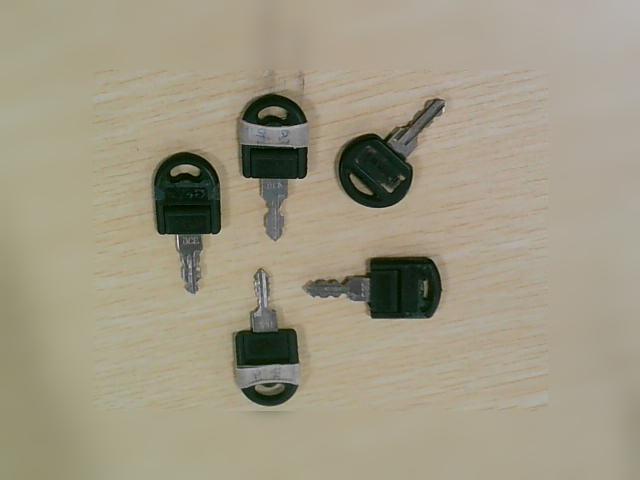
#> input picture Opencv project training/23 Intelligent Count with form information/photodata/image005.png, 640 x 480 px
$ python Picdetect.py
#> lines starting #> are read from the running program, lines starting #| are printed output that depends on the picture; after the words box and inside, x2 and y2 are one past the last pixel; in counts of white or black regions, pixels touching at a corner belong together
### Opencv project training/23 Intelligent Count with form information/tally.py
import cv2
import numpy as np
import os
import pandas as pd

class VideoCap():
    """
    自定义的摄像头调取类
    """
    # [86 lines left out: functions CapInit, read, readPath, ImagePath, Bbox_img, maskBbox and 2 more, not called in this run]

def preProcessing(img):
    """
    预处理阶段
    :param img: 图像
    :return: 经过了高斯、canny，膨胀、闭运算操作
    """
    imgPre = cv2.GaussianBlur(img, (5, 5), 3)
    thresh1 = cv2.getTrackbarPos("Threshold1", "Settings")
    thresh2 = cv2.getTrackbarPos("Threshold2", "Settings")
    imgPre = cv2.Canny(imgPre, thresh1, thresh2)
    kernel = np.ones((3, 3), np.uint8)
    imgPre = cv2.dilate(imgPre, kernel, iterations=1)
    imgPre = cv2.morphologyEx(imgPre, cv2.MORPH_CLOSE, kernel)

    return imgPre

def findContours(img, imgPre, minArea=1000, sort=True, filter=0, c=(255, 0, 0)):
    """
    寻找物体的边缘信息，采用框选的方式，对于物体的表现更加的准确，经过测试对于轮廓的检测效果很差
    :param img: 图片
    :param imgPre: 预处理后的图片
    :param minArea: 最小面积阈值，用于过滤小面积的边缘。默认值为 1000
    :param sort: 是否按照面积进行排序。如果为 True，按照面积从大到小排序。默认值为 True
    :param filter: 过滤多边形的边数。如果为 0，则不进行过滤；如果为其他正整数，则只保留边数等于该值的多边形。默认值为 0
    :param c: 边框和点的颜色，默认为红色
    :return:
    """
    conFound = []
    imgContours = img.copy()
    contours, hierarchy = cv2.findContours(imgPre, cv2.RETR_EXTERNAL, cv2.CHAIN_APPROX_NONE)
    total = 0
    for cnt in contours:
        area = cv2.contourArea(cnt)
        if area > minArea:
            peri = cv2.arcLength(cnt, True)
            approx = cv2.approxPolyDP(cnt, 0.02 * peri, True)
            if len(approx) == filter or filter == 0:
                x, y, w, h = cv2.boundingRect(approx)
                cx, cy = x + (w // 2), y + (h // 2)
                if 3000<= area <= 16000:
                    cv2.rectangle(imgContours, (x, y), (x + w, y + h), c, 2)
                    cv2.circle(imgContours, (x + (w // 2), y + (h // 2)), 5, c, cv2.FILLED)
                    conFound.append({"cnt": cnt, "area": area, "bbox": [x, y, w, h], "center": [cx, cy]})
                    total+=1
    if sort:
        conFound = sorted(conFound, key=lambda x: x["area"], reverse=True)
    return imgContours, conFound, total

def stackImages(scale,imgArray):
    """
    :param scale: 规格
    :param imgArray: 图片形式列表
    :return: 堆叠后的图片
    """
    rows = len(imgArray)
    cols = len(imgArray[0])
    rowsAvailable = isinstance(imgArray[0], list)
    width = imgArray[0][0].shape[1]
    height = imgArray[0][0].shape[0]
    if rowsAvailable:
        for x in range ( 0, rows):
            for y in range(0, cols):
                if imgArray[x][y].shape[:2] == imgArray[0][0].shape [:2]:
                    imgArray[x][y] = cv2.resize(imgArray[x][y], (0, 0), None, scale, scale)
                else:
                    imgArray[x][y] = cv2.resize(imgArray[x][y], (imgArray[0][0].shape[1], imgArray[0][0].shape[0]), None, scale, scale)
                if len(imgArray[x][y].shape) == 2: imgArray[x][y]= cv2.cvtColor( imgArray[x][y], cv2.COLOR_GRAY2BGR)
        imageBlank = np.zeros((height, width, 3), np.uint8)
        hor = [imageBlank]*rows
        for x in range(0, rows):
            hor[x] = np.hstack(imgArray[x])
        ver = np.vstack(hor)
    else:
        for x in range(0, rows):
            if imgArray[x].shape[:2] == imgArray[0].shape[:2]:
                imgArray[x] = cv2.resize(imgArray[x], (0, 0), None, scale, scale)
            else:
                imgArray[x] = cv2.resize(imgArray[x], (imgArray[0].shape[1], imgArray[0].shape[0]), None,scale, scale)
            if len(imgArray[x].shape) == 2: imgArray[x] = cv2.cvtColor(imgArray[x], cv2.COLOR_GRAY2BGR)
        hor= np.hstack(imgArray)
        ver = hor
    return ver

# [23 lines left out: functions Adjusted_image, excelmation, not called in this run]


def drawContour(img, imgPre, minArea=15, show=True):
    """
    :param img: 图片
    :param imgPre: 预处理图片
    :param minArea: 最小面积
    :return:
    """
    imgContours, conFound, total = findContours(img, imgPre, minArea)
    imgStacked = stackImages(1, [img, imgContours])
    cv2.putText(imgStacked, f"Count: {total}", (10, 30), cv2.FONT_HERSHEY_SIMPLEX, 1, (0, 255, 0), 2)
    if show:
        cv2.imshow("Settings", imgStacked)
    cv2.putText(imgContours, f"Count: {total}", (10, 30), cv2.FONT_HERSHEY_SIMPLEX, 1, (0, 255, 0), 2)

    return imgStacked,total,imgContours

### Opencv project training/23 Intelligent Count with form information/Picdetect.py
"""
author : Auorui(夏天是冰红茶)
time : 2023-6-18
"""
import cv2
import tally as ta
import os
from datetime import datetime


cv2.namedWindow("Settings")
cv2.resizeWindow("Settings", 640, 240)
cv2.createTrackbar("Threshold1", "Settings", 82, 255, ta.empty)
cv2.createTrackbar("Threshold2", "Settings", 101, 255, ta.empty)


img = cv2.imread("./photodata/image005.png")
#> img is the input picture: shape (480, 640, 3); mean B, G, R 132, 153, 159.9
success_text = "Successfully saved"
success_text_color = (0, 0, 255)
text_size = 20

save_dir = "./Pic/img"
excel_path = "./Pic/data.xlsx"

image_count = 1
data = []
while True:
    imgPre = ta.preProcessing(img)
#> in preProcessing, `imgPre = cv2.Canny(imgPre, thresh1, thresh2)`:
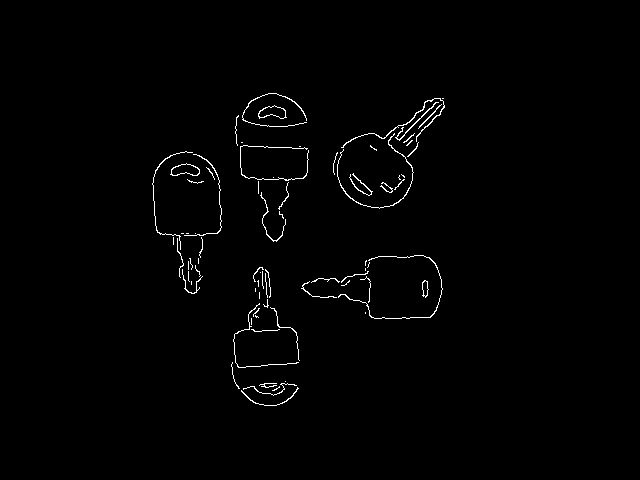
#> imgPre: shape (480, 640); 1.1% white in thin lines or dots, all inside (x1, y1, x2, y2) = (152, 93, 445, 406)
#> in preProcessing, `imgPre = cv2.dilate(imgPre, kernel, iterations=1)`:
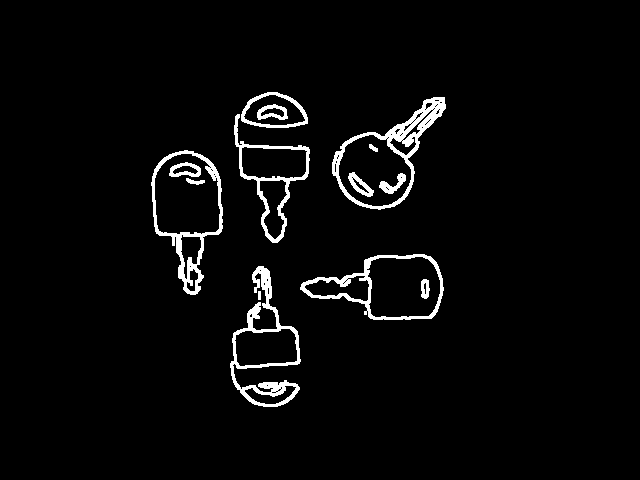
#> imgPre: shape (480, 640); 3.5% white; 14 white regions, largest, box (x1, y1, x2, y2) and area: (332, 97, 446, 210) 2145, (230, 266, 301, 407) 2140, (151, 150, 223, 295) 1726
#> in preProcessing, `imgPre = cv2.morphologyEx(imgPre, cv2.MORPH_CLOSE, kernel)`:
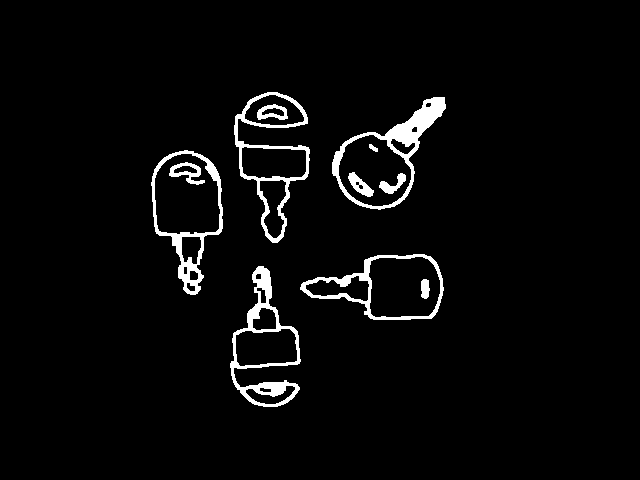
#> imgPre: shape (480, 640); 3.6% white; 11 white regions
    imgStacked,total,imgContours=ta.drawContour(img, imgPre, minArea=15)
#> in findContours, `contours, hierarchy = cv2.findContours(imgPre, cv2.RETR_EXTERNAL, cv2...`: contours = 5 contours; box (x1, y1, x2, y2) and area: (151, 150, 223, 295) 6508, (332, 97, 446, 210) 6133, (300, 254, 444, 320) 5988, (234, 92, 310, 243) 5604, (230, 266, 301, 407) 4836
#> the loop in findContours, `for cnt in contours:` made 5 passes
#> (area, peri, x, y, w, h, cx, cy) on passes 1 to 5: (4836.5, 528.3, 231, 266, 70, 141, 266, 336), (5988.5, 386.6, 300, 254, 144, 66, 372, 287), (6508.5, 404, 153, 150, 70, 145, 188, 222), (6133, 390.8, 332, 97, 113, 113, 388, 153), (5604, 566.2, 234, 92, 76, 151, 272, 167)
#> after the loop in findContours, `for cnt in contours:`:
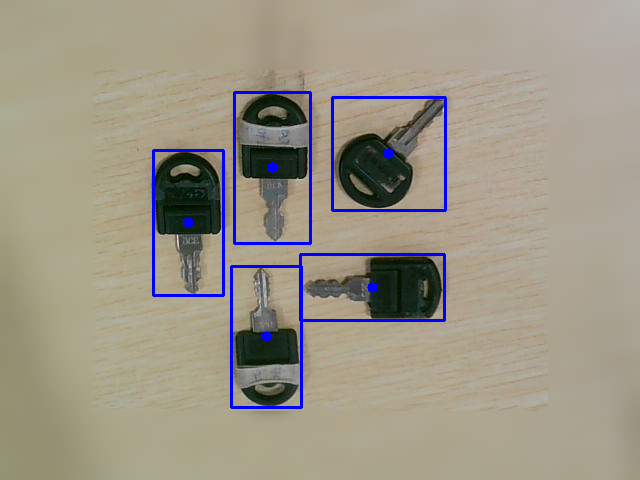
#> imgContours: shape (480, 640, 3); 2.21% of pixels changed, all inside (x1, y1, x2, y2) = (152, 91, 447, 409)
#> after the loop in findContours, `for cnt in contours:`: conFound = 5 items; total = 5
#> in drawContour, `imgContours, conFound, total = findContours(img, imgPre, minArea)`: conFound = 5 items; total = 5
#> in stackImages, `rows = len(imgArray)`: rows = 2
#> in stackImages, `cols = len(imgArray[0])`: cols = 480
#> in stackImages, `rowsAvailable = isinstance(imgArray[0], list)`: rowsAvailable = False
#> after the loop in stackImages, `for x in range(0, rows):`: imgArray = 2 items
#> in stackImages, `hor= np.hstack(imgArray)`:
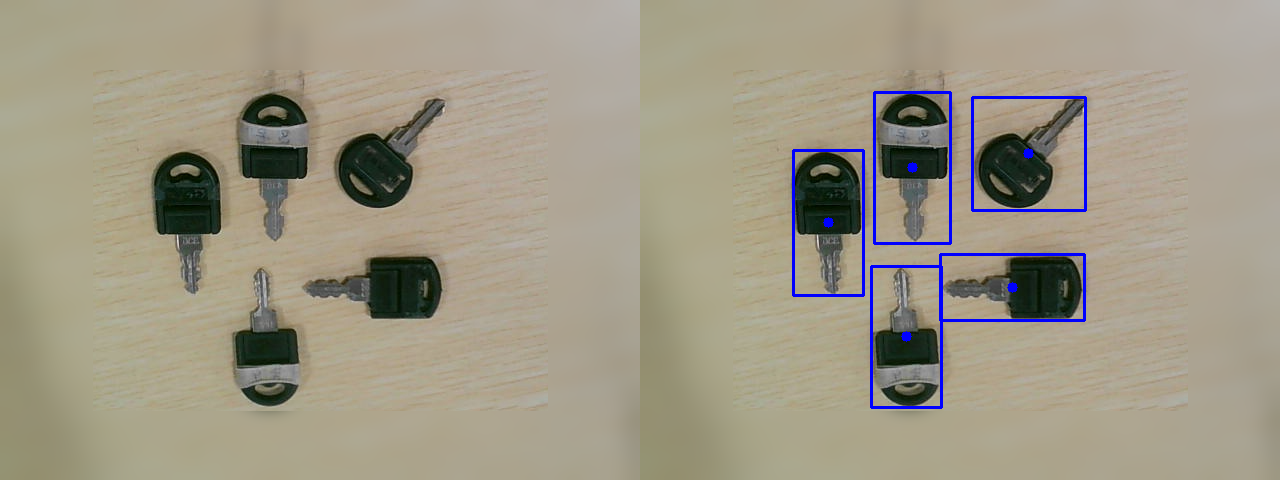
#> hor: shape (480, 1280, 3); mean of channels 0, 1, 2 133.5, 151.3, 158.1; drawn as B, G, R
#> in drawContour, `cv2.putText(imgStacked, f"Count: {total}", (10, 30), cv2.FONT_HERSHEY_..`:
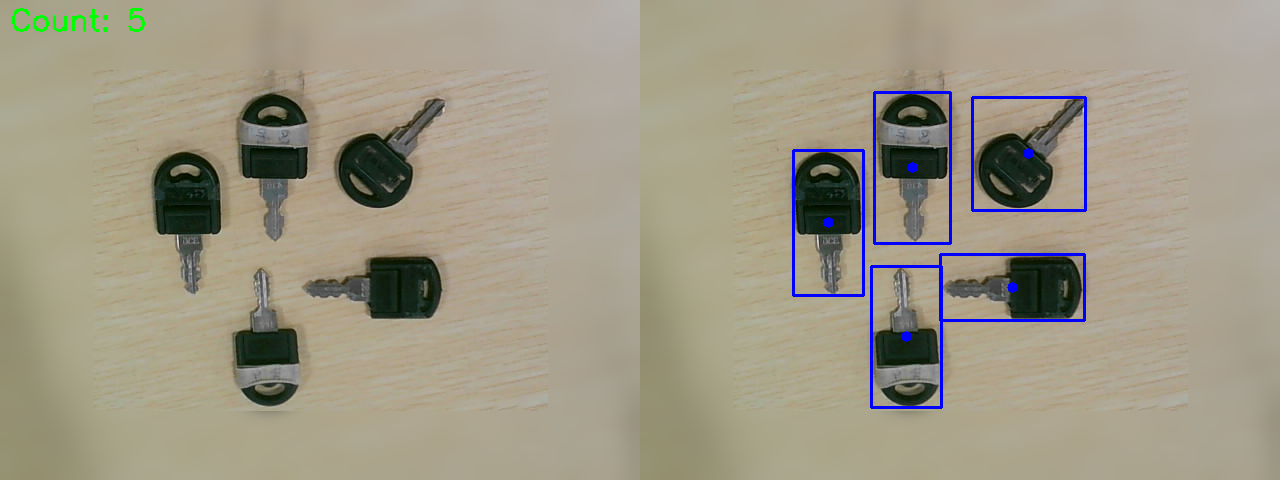
#> imgStacked: shape (480, 1280, 3); 0.13% of pixels changed, all inside (x1, y1, x2, y2) = (12, 8, 145, 32); drawn as B, G, R
#> in drawContour, `cv2.putText(imgContours, f"Count: {total}", (10, 30), cv2.FONT_HERSHEY..`:
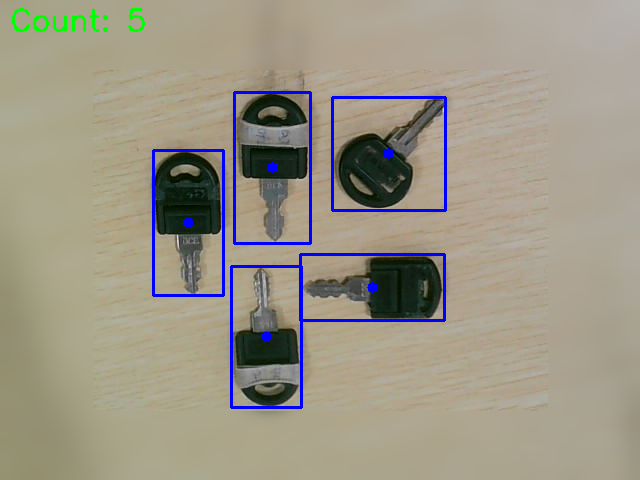
#> imgContours: shape (480, 640, 3); 0.27% of pixels changed, all inside (x1, y1, x2, y2) = (12, 8, 145, 32)
#> total = 5
    k = cv2.waitKey(1) & 0xFF
#> (key Esc is pressed here)
    if k == ord('s'):
        current_time = datetime.now().strftime("%Y-%m-%d %H:%M:%S")
        image_name = f"Picimg_{str(image_count).zfill(3)}.png"
        image_path = os.path.join(save_dir, image_name)
        cv2.imwrite(image_path, imgContours)

        data.append([current_time, image_name, total])

        image_count += 1

        cv2.rectangle(imgStacked, (480, 140),
                      (785, 190),
                      (255, 0, 0), -1)
        cv2.putText(imgStacked,
                    success_text,
                    (485, 180),
                    cv2.FONT_HERSHEY_SIMPLEX, text_size / 20, success_text_color, 2)

        cv2.imshow("Settings", imgStacked)
        while True:
            k = cv2.waitKey(1)
            if k == ord(' '):
                break

        ta.excelmation(excel_path,data)

    elif k == 27:
        break

cv2.destroyAllWindows()
